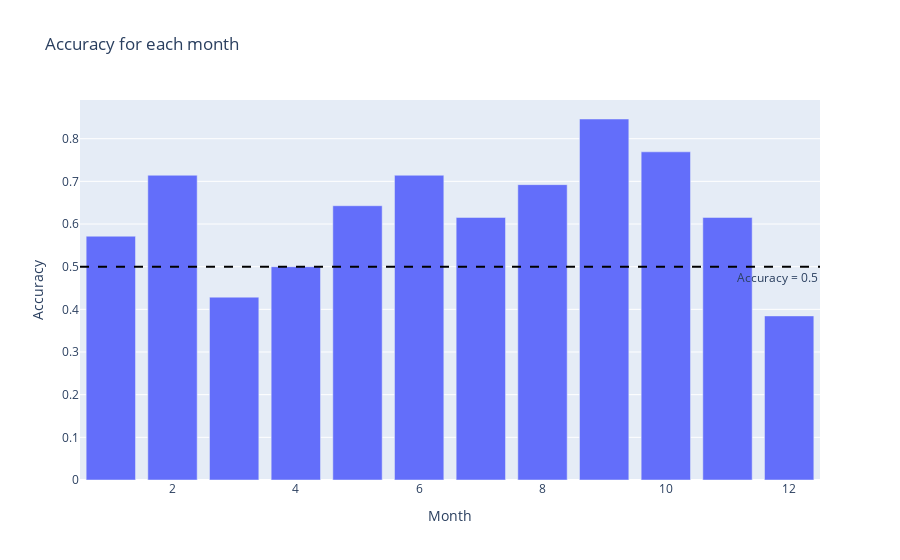

Notebook source saved alongside this figure:
### Markdown cell above
##### Accuracy of every month

### Code cell
# empty DataFrame
accuracy_df = pd.DataFrame(columns=['Month', 'Accuracy'])

# Loop through all months
for month in range(1, 13):

    monthly_data = sales_camping_wea_2010[sales_camping_wea_2010['Datum'].dt.month == month].copy()

    # Average values for Temperature and Sales
    average_tmk_month = monthly_data['TMK'].mean()
    average_sales_month = monthly_data['Umsatz'].mean()

    # Count: Temperature and Sales are below/ above their average
    both_below_average = ((monthly_data['TMK'] < average_tmk_month) & (monthly_data['Umsatz'] < average_sales_month)).sum()
    both_above_average = ((monthly_data['TMK'] > average_tmk_month) & (monthly_data['Umsatz'] > average_sales_month)).sum()

    total_occurrences = len(monthly_data)

    accuracy = (both_below_average + both_above_average) / total_occurrences

    accuracy_df = pd.concat([accuracy_df, pd.DataFrame({'Month': [month], 'Accuracy': [accuracy]})], ignore_index=True)


fig = px.bar(accuracy_df, x='Month', y='Accuracy',
             title= 'Accuracy for each month')

fig.add_hline(y=0.5, line_dash="dash", line_color="black", annotation_text="Accuracy = 0.5",
              annotation_position="bottom right")

fig.show()

### Figure 1 — Plotly figure (JSON) as saved in the notebook; plotly's stock layout.template omitted (floating-point values rounded to 4 significant figures)
{"data": [{"alignmentgroup": "True", "hovertemplate": "Month=%{x}<br>Accuracy=%{y}<extra></extra>", "legendgroup": "", "marker": {"color": "#636efa", "pattern": {"shape": ""}}, "name": "", "offsetgroup": "", "orientation": "v", "showlegend": false, "textposition": "auto", "type": "bar", "x": [1, 2, 3, 4, 5, 6, 7, 8, 9, 10, 11, 12], "xaxis": "x", "y": [0.5714, 0.7143, 0.4286, 0.5, 0.6429, 0.7143, 0.6154, 0.6923, 0.8462, 0.7692, 0.6154, 0.3846], "yaxis": "y"}], "layout": {"annotations": [{"showarrow": false, "text": "Accuracy = 0.5", "x": 1, "xanchor": "right", "xref": "x domain", "y": 0.5, "yanchor": "top", "yref": "y"}], "barmode": "relative", "legend": {"tracegroupgap": 0}, "shapes": [{"line": {"color": "black", "dash": "dash"}, "type": "line", "x0": 0, "x1": 1, "xref": "x domain", "y0": 0.5, "y1": 0.5, "yref": "y"}], "title": {"text": "Accuracy for each month"}, "xaxis": {"anchor": "y", "domain": [0, 1], "title": {"text": "Month"}}, "yaxis": {"anchor": "x", "domain": [0, 1], "title": {"text": "Accuracy"}}}}
